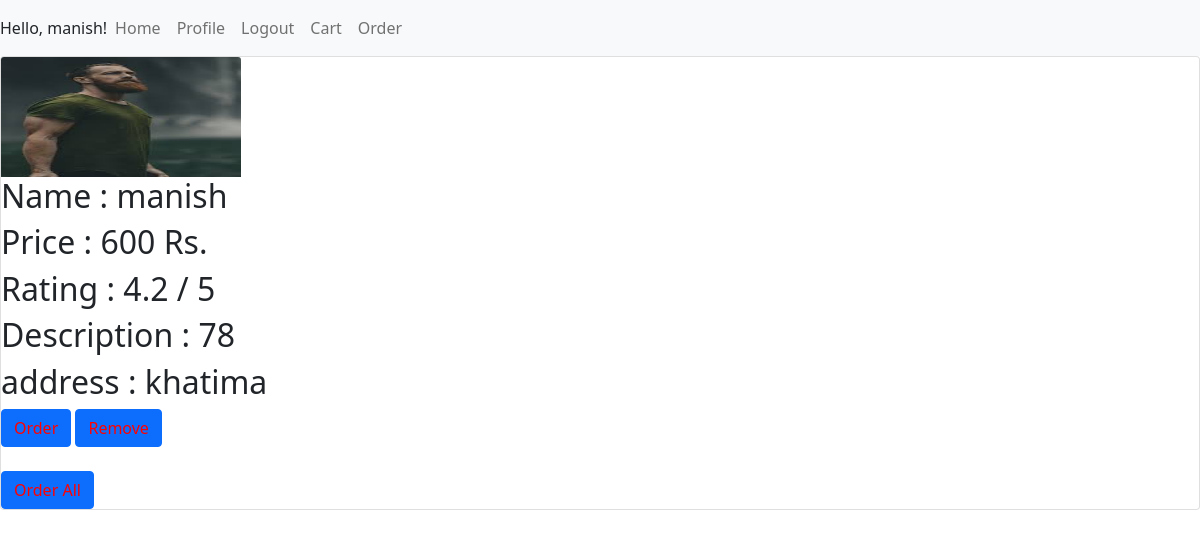
The page /cart (signed in) on the database as committed earlier.
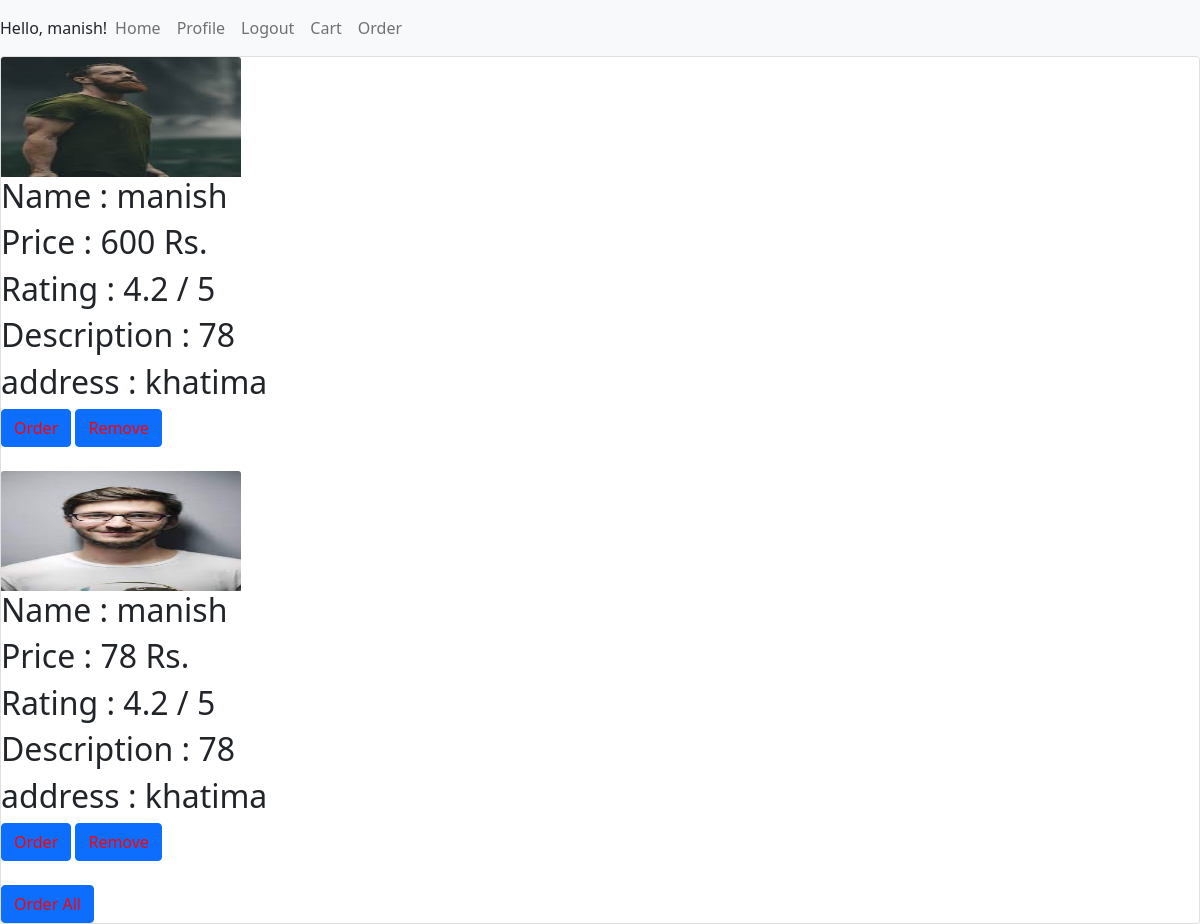
The same page on the database as committed later.
### user/models.py (models this page shows, shortened)
class Employee(models.Model):
    user_id = models.CharField(max_length=100 , default=None)
    service = models.CharField(max_length=100 )
    name = models.CharField(max_length=100 )
    category = models.CharField(max_length=100 , default=None)
    cost = models.IntegerField(default = 0)
    rating = models.FloatField(default = 4.2)
    description = models.TextField(default = None)
    image = models.FileField(upload_to = 'user/static/user/image')

class Profile(models.Model):
    user = models.OneToOneField(User , on_delete=models.CASCADE)
    auth_token = models.CharField(max_length=100 )
    is_verified = models.BooleanField(default=False)
    created_at = models.DateTimeField(auto_now_add=True)
    address = models.TextField(default = None)

### user/views.py (the view)
# urls.py: path('cart' , views.cart , name = 'cart'),
@login_required(login_url='/login')
def cart(req):
    if req.user.is_authenticated:
        user_obj = req.user
        profile_obj = Profile.objects.filter(user = user_obj).first()
        if profile_obj is None:
            auth.logout(req)
            messages.success(req, 'Admin cannot use this functionality please login user account.')
            return redirect('/')
    emplist = []
    user_obj = req.user
    choose_obj = Choose.objects.filter(user_id = user_obj.id , cart = True  ).all()
    for emp in choose_obj:
        data=Employee.objects.filter(pk = emp.emp_id).first()
        user_obj = User.objects.filter(pk = emp.user_id).first()
        profile_obj = Profile.objects.filter(user = user_obj).first()
        if profile_obj is None:
            messages.success(req, 'Admin cannot use this functionality please login user account.')
            return redirect('/login')
        address = profile_obj.address
        Disc={"Name":data.name,"Img":data.image,"desc":data.description,"cost":data.cost,"rating":data.rating,"dataID":emp.id , "address":address}
        emplist.append(Disc)
    return render(req , 'user/cart.html' , { 'present': len(emplist) ,  'employees' : emplist , 'user_id' : user_obj.id})

### user/templates/user/cart.html
{% extends 'user/base.html' %}
{% block content %}
{% load static %}
{% if present == 0 %}
    <h2>No cart available</h2>
{% else %}
<div class="card">
        <div class="card-block" >
            <div class="row">
                {% for employee in employees %}
                    <div>
                    <img class="card-img-top" src = "{% static employee.Img %}" style="width: 20%; height:10vw;" alt="Card image cap">
                    <div>
                    <h2> Name : {{employee.Name}}</h2>
                    <h2> Price : {{employee.cost}} Rs.</h2>
                    <h2> Rating : {{employee.rating}} / 5</h2>
                    <h2> Description : {{employee.desc}}</h2>
                    <h2> address : {{employee.address}}</h2>
                    <button type="button" class="btn btn-primary"> <a href = "{% url 'checkout' order_pk=employee.dataID %}" style = "text-decoration: none; color:red" >Order</a> </button>
                    <button type="button" class="btn btn-primary"> <a href = "{% url 'remove' order_pk=employee.dataID %}" style = "text-decoration: none; color:red" >Remove</a> </button>
                    <br><br>
                {% endfor %}
            </div>
        </div>
</div>
<button type="button" class="btn btn-primary"> <a href = "{% url 'checkout' order_pk=1 user_pk=user_id %}" style = "text-decoration: none; color:red" >Order All</a> </button>
{% endif %}
{% endblock %}

### user/templates/user/base.html (shortened to what this page needs)
<html>
  <head>
    <link href="https://cdn.jsdelivr.net/npm/bootstrap@5.1.3/dist/css/bootstrap.min.css" rel="stylesheet">
  </head>
  <body>
    <nav class="navbar navbar-expand-lg navbar-light bg-light">
  Hello, {{ user.username|default:'Guest' }}!
  <div class="collapse navbar-collapse" id="navbarNav">
        <ul class="navbar-nav">
        <li class="nav-item active">
            <a class="nav-link" href="{% url 'user'%} ">Home </a>
        </li>
  {% if user.is_authenticated %}
        <li class="nav-item active">
            <a class="nav-link" href="{% url 'profile'%} ">Profile </a>
        </li>
        <li class="nav-item active">
            <a class="nav-link" href="{% url 'logout'%} ">Logout </a>
        </li>
        <li class="nav-item">
            <a class="nav-link" href="{% url 'cart'%}">Cart</a>
        </li>
        <li class="nav-item">
            <a class="nav-link" href="{% url 'order'%}">Order</a>
        </li>
        </ul>
    </div>
    {% endif %}
</nav>
    {% block content %}
    {% endblock %}
  </body>
</html>

Rows that differ between the two databases and show on the page:
added Employee: image (picture), Name "manish", rating "4.2", desc "78"
Other text that changed with them:
new list line: "Name : Price : 78 Rs. Rating : / 5 Description : address : Order Remove"
new list line: "khatima"
